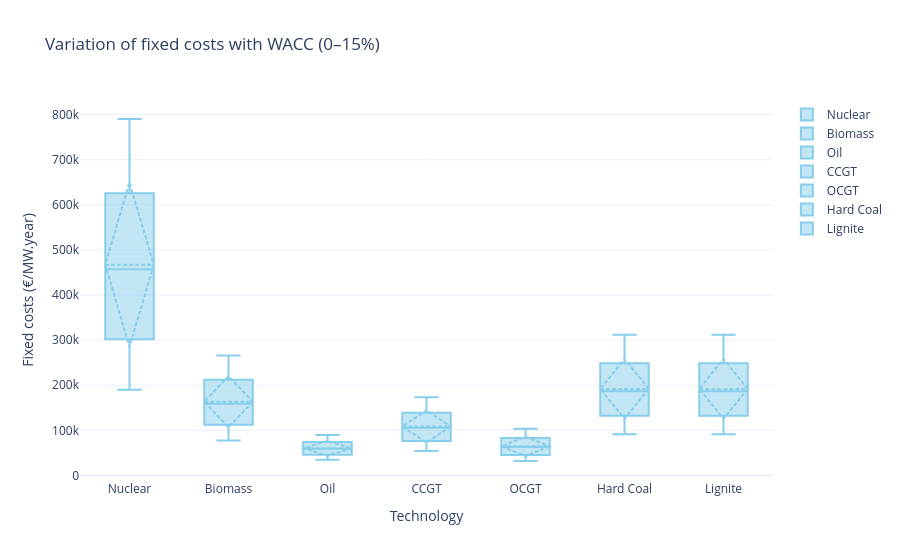

Source (notebook cell):
### Markdown cell above
The WACC has a considerable impact on the overall capital costs. It depends on various factors, and it can be structural for some technologies, such as nuclear. Here is a WACC-sensitivity analysis for each of the technologies:

### Code cell
# Plot cost distribution with different WACC

# Range of WACC to test
wacc_range = np.linspace(0, 0.15, 50)  # 0% to 15%

# Dictionary to store results for each tech, but only for included technologies
tech_costs_variation = {tech: [] for tech in tech_data.keys() if tech not in exclude_techs}

# Sweep over WACC values
for wacc in wacc_range:
    for tech, vals in tech_data.items():
        if tech in exclude_techs:
            continue  # Skip excluded techs
        capex = vals.get("CAPEX")
        lifetime = vals.get("Lifetime")
        fom = vals.get("FOM")
        
        if capex is None or lifetime is None or fom is None:
            continue  # Skip if data missing
        
        annualized_investment = vpm(wacc, lifetime, capex)
        total_fixed_cost = annualized_investment + fom
        tech_costs_variation[tech].append(total_fixed_cost)

# ---- Create interactive box plot with Plotly ----
fig = go.Figure()

for tech, costs in tech_costs_variation.items():
    fig.add_trace(go.Box(
        y=costs,
        name=tech,
        boxmean='sd',  # show mean and standard deviation
        marker_color='skyblue'
    ))

fig.update_layout(
    title="Variation of fixed costs with WACC (0–15%)",
    yaxis_title="Fixed costs (€/MW.year)",
    xaxis_title="Technology",
    template="plotly_white"
)

fig.show()
